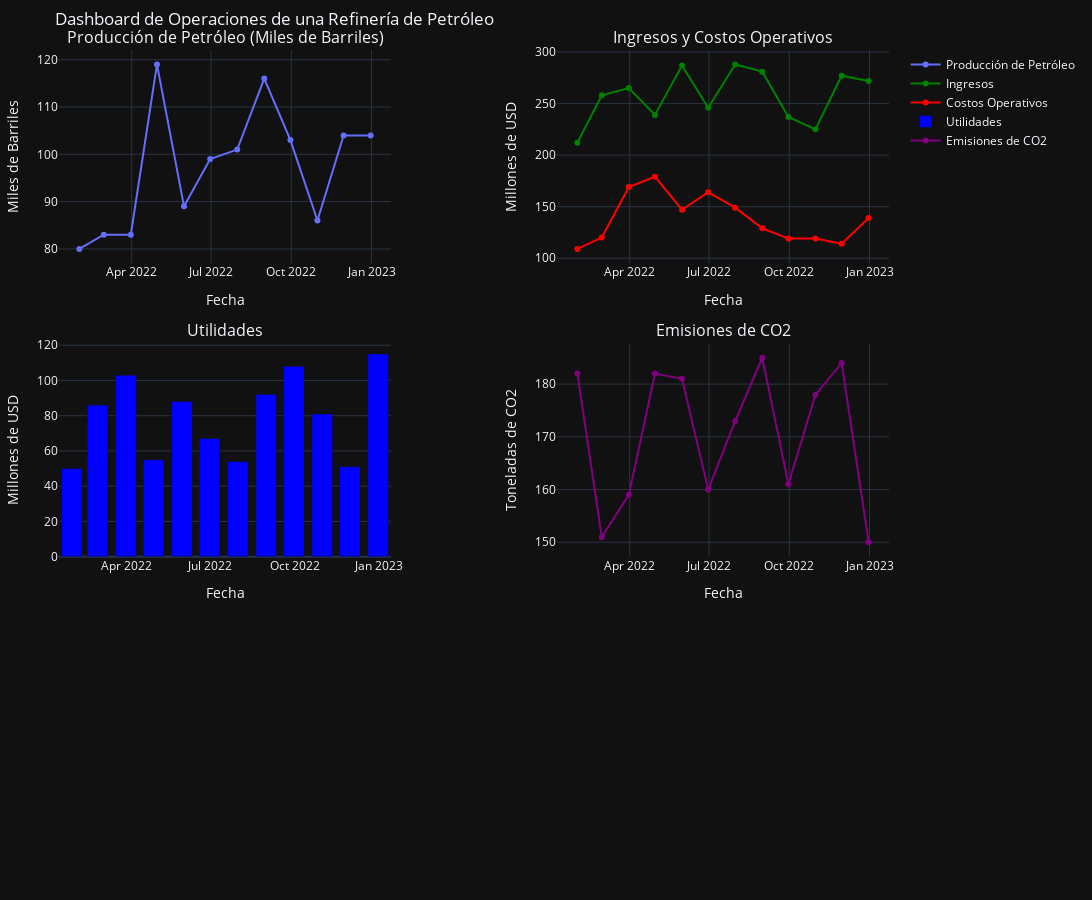

Notebook cell for this chart:
### Code cell
import pandas as pd
import numpy as np
import cufflinks as cf
import plotly.subplots as sp
from plotly import graph_objs as go

# Configuración de Cufflinks para modo offline y de tema
cf.go_offline()
cf.set_config_file(theme='pearl', offline=True)

# Generar datos ficticios
np.random.seed(0)
dates = pd.date_range(start="2022-01-01", end="2023-01-01", freq="M")
data = pd.DataFrame({
    "Fecha": dates,
    "Produccion_petroleo": np.random.randint(80, 120, len(dates)),  # Producción en miles de barriles
    "Ingresos": np.random.randint(200, 300, len(dates)),  # Ingresos en millones de dólares
    "Costos_Operacion": np.random.randint(100, 180, len(dates)),  # Costos en millones de dólares
    "Emisiones_CO2": np.random.randint(150, 200, len(dates)),  # Emisiones en toneladas
    "Utilidades": np.random.randint(50, 120, len(dates))  # Utilidades en millones de dólares
})
data.set_index("Fecha", inplace=True)

# Crear subplots para el dashboard
fig = sp.make_subplots(
    rows=3, cols=2, 
    subplot_titles=(
        "Producción de Petróleo (Miles de Barriles)", 
        "Ingresos y Costos Operativos",
        "Utilidades", 
        "Emisiones de CO2"
    ),
    vertical_spacing=0.1,  # Espaciado vertical entre subplots
    horizontal_spacing=0.2  # Espaciado horizontal entre subplots
)

# Gráfico 1: Producción de petróleo
fig.add_trace(go.Scatter(x=data.index, y=data["Produccion_petroleo"], mode='lines+markers', name="Producción de Petróleo"),
              row=1, col=1)

# Gráfico 2: Ingresos y Costos Operativos
fig.add_trace(go.Scatter(x=data.index, y=data["Ingresos"], mode='lines+markers', name="Ingresos", line=dict(color='green')),
              row=1, col=2)
fig.add_trace(go.Scatter(x=data.index, y=data["Costos_Operacion"], mode='lines+markers', name="Costos Operativos", line=dict(color='red')),
              row=1, col=2)

# Gráfico 3: Utilidades
fig.add_trace(go.Bar(x=data.index, y=data["Utilidades"], name="Utilidades", marker=dict(color='blue')),
              row=2, col=1)

# Gráfico 4: Emisiones de CO2
fig.add_trace(go.Scatter(x=data.index, y=data["Emisiones_CO2"], mode='lines+markers', name="Emisiones de CO2", line=dict(color='purple')),
              row=2, col=2)

# Ajustar layout del dashboard
fig.update_layout(
    title="Dashboard de Operaciones de una Refinería de Petróleo",
    height=900,  # Aumenta el tamaño para más espacio
    width=1400,  # Aumenta el ancho para más espacio
    showlegend=True, 
    template="plotly_dark",
    margin=dict(l=30, r=30, t=50, b=50)  # Márgenes
)

fig.update_xaxes(title_text="Fecha", row=1, col=1)
fig.update_yaxes(title_text="Miles de Barriles", row=1, col=1)
fig.update_xaxes(title_text="Fecha", row=1, col=2)
fig.update_yaxes(title_text="Millones de USD", row=1, col=2)
fig.update_xaxes(title_text="Fecha", row=2, col=1)
fig.update_yaxes(title_text="Millones de USD", row=2, col=1)
fig.update_xaxes(title_text="Fecha", row=2, col=2)
fig.update_yaxes(title_text="Toneladas de CO2", row=2, col=2)

# Mostrar el dashboard
fig.show()

### Figure 1 — Plotly figure (JSON) as saved in the notebook; plotly's stock layout.template omitted (floating-point values rounded to 4 significant figures)
{"data": [{"mode": "lines+markers", "name": "Producción de Petróleo", "type": "scatter", "x": ["2022-01-31T00:00:00", "2022-02-28T00:00:00", "2022-03-31T00:00:00", "2022-04-30T00:00:00", "2022-05-31T00:00:00", "2022-06-30T00:00:00", "2022-07-31T00:00:00", "2022-08-31T00:00:00", "2022-09-30T00:00:00", "2022-10-31T00:00:00", "2022-11-30T00:00:00", "2022-12-31T00:00:00"], "xaxis": "x", "y": [80, 83, 83, 119, 89, 99, 101, 116, 103, 86, 104, 104], "yaxis": "y"}, {"line": {"color": "green"}, "mode": "lines+markers", "name": "Ingresos", "type": "scatter", "x": ["2022-01-31T00:00:00", "2022-02-28T00:00:00", "2022-03-31T00:00:00", "2022-04-30T00:00:00", "2022-05-31T00:00:00", "2022-06-30T00:00:00", "2022-07-31T00:00:00", "2022-08-31T00:00:00", "2022-09-30T00:00:00", "2022-10-31T00:00:00", "2022-11-30T00:00:00", "2022-12-31T00:00:00"], "xaxis": "x2", "y": [212, 258, 265, 239, 287, 246, 288, 281, 237, 225, 277, 272], "yaxis": "y2"}, {"line": {"color": "red"}, "mode": "lines+markers", "name": "Costos Operativos", "type": "scatter", "x": ["2022-01-31T00:00:00", "2022-02-28T00:00:00", "2022-03-31T00:00:00", "2022-04-30T00:00:00", "2022-05-31T00:00:00", "2022-06-30T00:00:00", "2022-07-31T00:00:00", "2022-08-31T00:00:00", "2022-09-30T00:00:00", "2022-10-31T00:00:00", "2022-11-30T00:00:00", "2022-12-31T00:00:00"], "xaxis": "x2", "y": [109, 120, 169, 179, 147, 164, 149, 129, 119, 119, 114, 139], "yaxis": "y2"}, {"marker": {"color": "blue"}, "name": "Utilidades", "type": "bar", "x": ["2022-01-31T00:00:00", "2022-02-28T00:00:00", "2022-03-31T00:00:00", "2022-04-30T00:00:00", "2022-05-31T00:00:00", "2022-06-30T00:00:00", "2022-07-31T00:00:00", "2022-08-31T00:00:00", "2022-09-30T00:00:00", "2022-10-31T00:00:00", "2022-11-30T00:00:00", "2022-12-31T00:00:00"], "xaxis": "x3", "y": [50, 86, 103, 55, 88, 67, 54, 92, 108, 81, 51, 115], "yaxis": "y3"}, {"line": {"color": "purple"}, "mode": "lines+markers", "name": "Emisiones de CO2", "type": "scatter", "x": ["2022-01-31T00:00:00", "2022-02-28T00:00:00", "2022-03-31T00:00:00", "2022-04-30T00:00:00", "2022-05-31T00:00:00", "2022-06-30T00:00:00", "2022-07-31T00:00:00", "2022-08-31T00:00:00", "2022-09-30T00:00:00", "2022-10-31T00:00:00", "2022-11-30T00:00:00", "2022-12-31T00:00:00"], "xaxis": "x4", "y": [182, 151, 159, 182, 181, 160, 173, 185, 161, 178, 184, 150], "yaxis": "y4"}], "layout": {"annotations": [{"font": {"size": 16}, "showarrow": false, "text": "Producción de Petróleo (Miles de Barriles)", "x": 0.2, "xanchor": "center", "xref": "paper", "y": 1, "yanchor": "bottom", "yref": "paper"}, {"font": {"size": 16}, "showarrow": false, "text": "Ingresos y Costos Operativos", "x": 0.8, "xanchor": "center", "xref": "paper", "y": 1, "yanchor": "bottom", "yref": "paper"}, {"font": {"size": 16}, "showarrow": false, "text": "Utilidades", "x": 0.2, "xanchor": "center", "xref": "paper", "y": 0.6333, "yanchor": "bottom", "yref": "paper"}, {"font": {"size": 16}, "showarrow": false, "text": "Emisiones de CO2", "x": 0.8, "xanchor": "center", "xref": "paper", "y": 0.6333, "yanchor": "bottom", "yref": "paper"}], "height": 900, "margin": {"b": 50, "l": 30, "r": 30, "t": 50}, "showlegend": true, "title": {"text": "Dashboard de Operaciones de una Refinería de Petróleo"}, "width": 1400, "xaxis": {"anchor": "y", "autorange": true, "domain": [0, 0.4], "range": ["2022-01-08 22:24:45.3337", "2023-01-22 01:35:14.6663"], "title": {"text": "Fecha"}, "type": "date"}, "xaxis2": {"anchor": "y2", "autorange": true, "domain": [0.6, 1], "range": ["2022-01-08 22:24:45.3337", "2023-01-22 01:35:14.6663"], "title": {"text": "Fecha"}, "type": "date"}, "xaxis3": {"anchor": "y3", "autorange": true, "domain": [0, 0.4], "range": ["2022-01-17", "2023-01-14"], "title": {"text": "Fecha"}, "type": "date"}, "xaxis4": {"anchor": "y4", "autorange": true, "domain": [0.6, 1], "range": ["2022-01-08 22:24:45.3337", "2023-01-22 01:35:14.6663"], "title": {"text": "Fecha"}, "type": "date"}, "xaxis5": {"anchor": "y5", "domain": [0, 0.4]}, "xaxis6": {"anchor": "y6", "domain": [0.6, 1]}, "yaxis": {"anchor": "x", "autorange": true, "domain": [0.7333, 1], "range": [76.95, 122.0], "title": {"text": "Miles de Barriles"}, "type": "linear"}, "yaxis2": {"anchor": "x2", "autorange": true, "domain": [0.7333, 1], "range": [95.01, 302.0], "title": {"text": "Millones de USD"}, "type": "linear"}, "yaxis3": {"anchor": "x3", "autorange": true, "domain": [0.3667, 0.6333], "range": [0, 121.1], "title": {"text": "Millones de USD"}, "type": "linear"}, "yaxis4": {"anchor": "x4", "autorange": true, "domain": [0.3667, 0.6333], "range": [147.3, 187.7], "title": {"text": "Toneladas de CO2"}, "type": "linear"}, "yaxis5": {"anchor": "x5", "domain": [0, 0.2667]}, "yaxis6": {"anchor": "x6", "domain": [0, 0.2667]}}}
